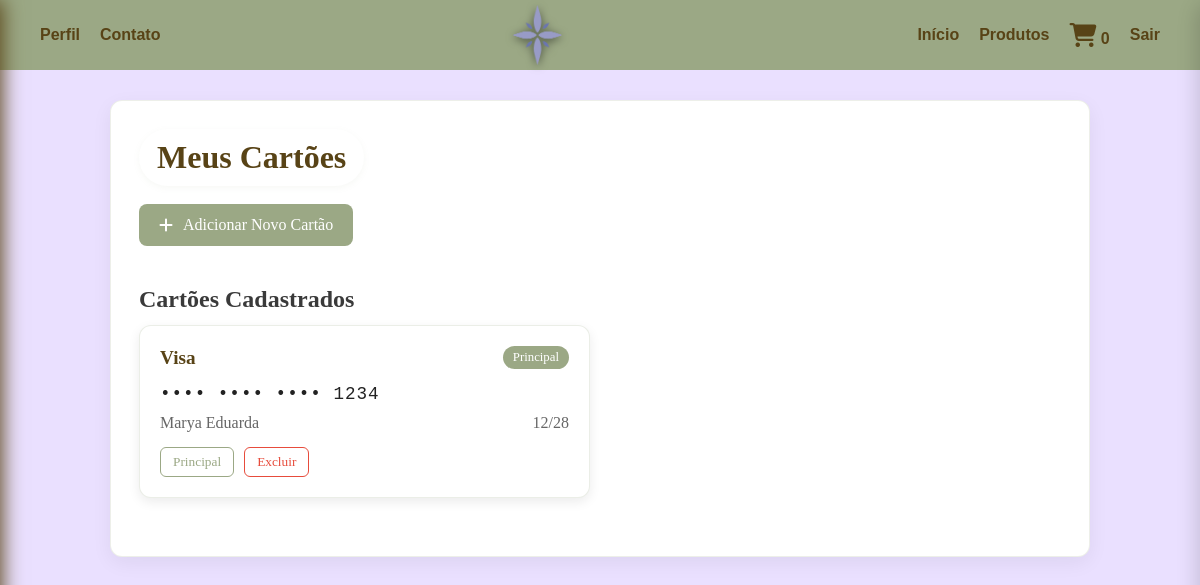
The page /cliente/cartoes.php (signed in) on the database its author committed.
### tables this page shows
CREATE TABLE `cartoes_credito` (
  `id_cartao` int(11) NOT NULL,
  `usuario_id` int(11) NOT NULL,
  `titular` varchar(100) NOT NULL,
  `bandeira` varchar(50) NOT NULL,
  `ultimos_digitos` char(4) NOT NULL,
  `validade_mes` char(2) NOT NULL,
  `validade_ano` char(4) NOT NULL,
  `token` varchar(255) DEFAULT NULL,
  `principal` tinyint(1) DEFAULT 0,
  `criado_em` timestamp NOT NULL DEFAULT current_timestamp()
);

### cliente/cartoes.php (the view, shortened to what this page needs)
<?php
include_once("../conexao.php");
$usuario_id = $_SESSION['usuario_id'];
$sql_cartoes = "SELECT * FROM cartoes_credito WHERE usuario_id = ?";
$stmt_cart = mysqli_prepare($conn, $sql_cartoes);
mysqli_stmt_bind_param($stmt_cart, "i", $usuario_id);
mysqli_stmt_execute($stmt_cart);
$result_cart = mysqli_stmt_get_result($stmt_cart);
$cartoes = mysqli_fetch_all($result_cart, MYSQLI_ASSOC);
$carrinho = $_SESSION['cart'] ?? [];
?>
<!DOCTYPE html>
<html lang="pt-br">
<head>
    <link rel="stylesheet" href="https://cdnjs.cloudflare.com/ajax/libs/font-awesome/6.4.0/css/all.min.css">
    <link rel="stylesheet" href="../css/cartoes.css">
</head>
<body>
<nav class="navbar">
    <div class="nav-left">
        <ul>
            <li><a href="#" id="open-profile" class="profile-btn">Perfil</a></li>
            <li><a href="#" id="open-contact">Contato</a></li>
        </ul>
    </div>
    <div class="nav-center">
        <img src="../images/logo.png" alt="Logo">
    </div>
    <div class="nav-right">
        <a href="painel_cliente.php">Início</a>
        <a href="produtos.php">Produtos</a>
        <a href="#" class="cart"><i class="fa fa-shopping-cart"></i>
            <span id="cart-count">
                <?php
                if (isset($carrinho) && is_array($carrinho) && !empty($carrinho)) {
                    echo array_sum(array_column($carrinho, 'quantidade'));
                } else {
                    echo "0";
                }
                ?>
            </span>
        </a>
        <a href="#" onclick="confirmarSaida(event)">Sair</a>
    </div>
</nav>
    <div class="container">
        <h1 class="page-title">Meus Cartões</h1>
        <button class="add-card-btn" id="add-card-btn">
            <i class="fas fa-plus"></i> Adicionar Novo Cartão
        </button>
        <div class="cards-section">
            <h2>Cartões Cadastrados</h2>
            <div class="cards-grid" id="cards-grid">
                <?php if(empty($cartoes)): ?>
                    <div id="no-cards-message" style="text-align: center; padding: 40px; color: #666;">
                        <i class="fas fa-credit-card" style="font-size: 48px; margin-bottom: 15px;"></i>
                        <p>Você ainda não possui cartões cadastrados.</p>
                    </div>
                <?php else: ?>
                    <?php foreach($cartoes as $cartao): ?>
                        <div class="card-item" data-id="<?= $cartao['id_cartao'] ?>">
                            <div class="card-header">
                                <span class="card-brand"><?= htmlspecialchars($cartao['bandeira']) ?></span>
                                <?php if($cartao['principal']): ?>
                                    <span class="card-default">Principal</span>
                                <?php endif; ?>
                            </div>
                            <div class="card-number">•••• •••• •••• <?= htmlspecialchars($cartao['ultimos_digitos']) ?></div>
                            <div class="card-details">
                                <span><?= htmlspecialchars($cartao['titular']) ?></span>
                                <span><?= $cartao['validade_mes'] ?>/<?= substr($cartao['validade_ano'], 2) ?></span>
                            </div>
                            <div class="card-actions">
                                <button class="card-btn set-default" data-id="<?= $cartao['id_cartao'] ?>">
                                    <?= $cartao['principal'] ? 'Principal' : 'Tornar Principal' ?>
                                </button>
                                <button class="card-btn delete" data-id="<?= $cartao['id_cartao'] ?>">Excluir</button>
                            </div>
                        </div>
                    <?php endforeach; ?>
                <?php endif; ?>
            </div>
        </div>
    </div>
</body>
</html>

### css/cartoes.css (style rules this page uses)
* { margin: 0; padding: 0; box-sizing: border-box; }
html, body { margin: 0 !important; padding: 0 !important; }
body { font-family: "Times New Roman", Times, serif; background: #eae0ff; margin: 0; padding-top: 70px; color: #222; }
.container { max-width: 980px; margin: 100px auto 0 auto; background: #fff; border-radius: 12px; padding: 28px; box-shadow: 0 6px 20px rgba(0,0,0,0.06); border: 1px solid rgba(155,168,133,0.18); }
.navbar { display: flex; justify-content: space-between; align-items: center; background-color: #9ba885; padding: 10px 40px; position: fixed; top: 0; left: 0; height: 70px; width: 100%; z-index: 1000; font-family: 'tan pearl', sans-serif; }
.nav-left ul { list-style: none; display: flex; gap: 20px; margin: 0; padding: 0; }
.nav-left a, .nav-right a { color:#584316; text-decoration: none; font-weight: bold; }
.nav-center { display: flex; align-items: center; justify-content: center; }
.nav-center img { max-height: 60px; width: auto; display: block; filter: drop-shadow(0 2px 4px #464d3c); }
.nav-right { display: flex; align-items: center; gap: 20px; }
.nav-right .cart i { font-size: 1.5rem; color: #584316; transition: color 0.3s; }
h2, h3 { color: #3a3a3a; font-family: "tan pearl", serif; margin: 0 0 12px 0; }
.page-title { display: inline-block; padding: 10px 18px; border-radius: 999px; color: #584316; font-weight: 600; margin-bottom: 18px; box-shadow: 0 2px 6px rgba(155,168,133,0.08); }
.cards-section { margin-top: 20px; }
.cards-grid { display: grid; grid-template-columns: repeat(auto-fill, minmax(300px, 1fr)); gap: 20px; margin-bottom: 30px; }
.card-item { background: #fff; border-radius: 12px; padding: 20px; box-shadow: 0 4px 12px rgba(0,0,0,0.08); border: 1px solid rgba(155,168,133,0.2); transition: all 0.3s ease; position: relative; }
.card-header { display: flex; justify-content: space-between; align-items: center; margin-bottom: 15px; }
.card-brand { font-size: 1.2rem; font-weight: bold; color: #584316; }
.card-default { background: #9ba885; color: white; padding: 4px 10px; border-radius: 20px; font-size: 0.8rem; }
.card-number { font-size: 1.1rem; letter-spacing: 1px; margin-bottom: 10px; font-family: monospace; }
.card-details { display: flex; justify-content: space-between; margin-bottom: 15px; color: #666; }
.card-actions { display: flex; gap: 10px; }
.card-btn { padding: 6px 12px; border-radius: 6px; border: 1px solid #9ba885; background: transparent; color: #9ba885; cursor: pointer; transition: all 0.3s ease; font-family: 'Times New Roman', serif; }
.card-btn.delete { border-color: #e74c3c; color: #e74c3c; }
.add-card-btn { display: flex; align-items: center; gap: 10px; padding: 12px 20px; background: #9ba885; color: white; border: none; border-radius: 8px; cursor: pointer; font-family: 'Times New Roman', serif; font-size: 1rem; transition: all 0.3s ease; margin-bottom: 20px; }

### rows shown on the page
cartoes_credito: bandeira "Visa", principal "Principal", ultimos_digitos "1234", titular "Marya Eduarda", validade_mes "12", validade_ano "28"
